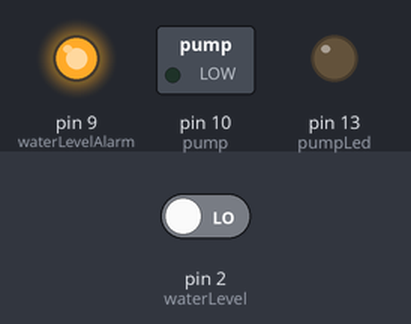
The sketch below on a simulated Arduino Uno, built with avr-gcc and run on an emulated ATmega328P. Parts: switched loads named in the sketch (green lamp = pin HIGH), output pins drawn as LEDs (lit = HIGH). The inputs (shaded band) are chosen by the test bench; at power-on: pin 2 (waterLevel) LOW.

Above: at 1.2 s.
1.3 s: pin 2 (waterLevel) driven HIGH
At 2.3 s:
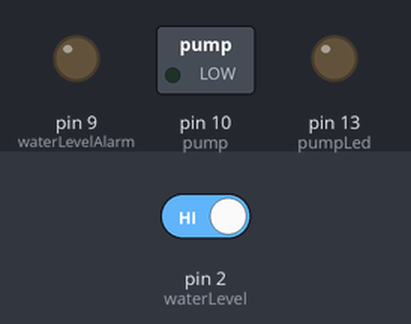
2.8 s: pin 2 (waterLevel) driven LOW
At 3.4 s:
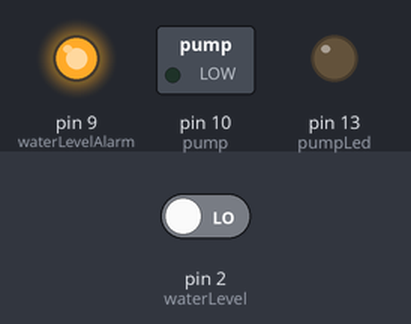
Timing chart, 0 to 5.8 s (numbered marks = the images above; inputs shaded):
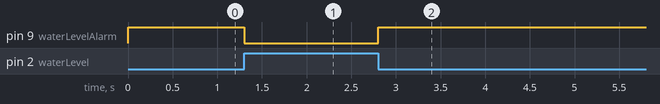

Measured:
- after the input at 1.3 s, pin 9 (waterLevelAlarm): HIGH → LOW at once
- after the input at 2.8 s, pin 9 (waterLevelAlarm): LOW → HIGH at once

The sketch:

arduino_irrigation_timer.ino
```cpp
// Inputs
#define waterLevel 2

// Outputs
#define sensor 8
#define waterLevelAlarm 9
#define pump 10
#define pumpLed 13


static long previousMillis;
static long minuteAcc;
static long hourAcc;

static long pumpTimeInverval = 3;
static long timePumpOn = 15000;

void setup() {
  pinMode(pump, OUTPUT);
  pinMode(pumpLed, OUTPUT);
  pinMode(waterLevelAlarm, OUTPUT);
  pinMode(waterLevel, INPUT);
}

void loop() {
  minuteCounter();
  hourCounter();
  if (digitalRead(waterLevel) == HIGH) {
    if (hourAcc >= pumpTimeInverval) {
      digitalWrite(pump, HIGH);
      delay(timePumpOn);
      digitalWrite(pump, LOW);
      hourAcc = 0;
    }
    digitalWrite(waterLevelAlarm, LOW);
  } else {
    digitalWrite(pump, LOW);
    digitalWrite(pumpLed, LOW);
    digitalWrite(waterLevelAlarm, HIGH);
    previousMillis = millis();
  }
}

void minuteCounter() {
  if ((millis() - previousMillis) >= 60000) {
    previousMillis = millis();
    minuteAcc = minuteAcc + 1;
    digitalWrite(pumpLed, !digitalRead(pumpLed));

  }
}

void hourCounter() {
  if (minuteAcc >= 60) {
    hourAcc = hourAcc + 1;
    minuteAcc = 0;
  }
}

void OnOffBlink(long tOn, long tOff) {

  static int timer = tOn;

  if ((millis() - previousMillis) >= timer) {

    if (digitalRead(pump) == HIGH ) {
      timer = tOff;
    } else {
      timer = tOn;
    }
    digitalWrite(pump, !digitalRead(pump));
    digitalWrite(pumpLed, !digitalRead(pumpLed));
    previousMillis = millis();
  }

}
```
